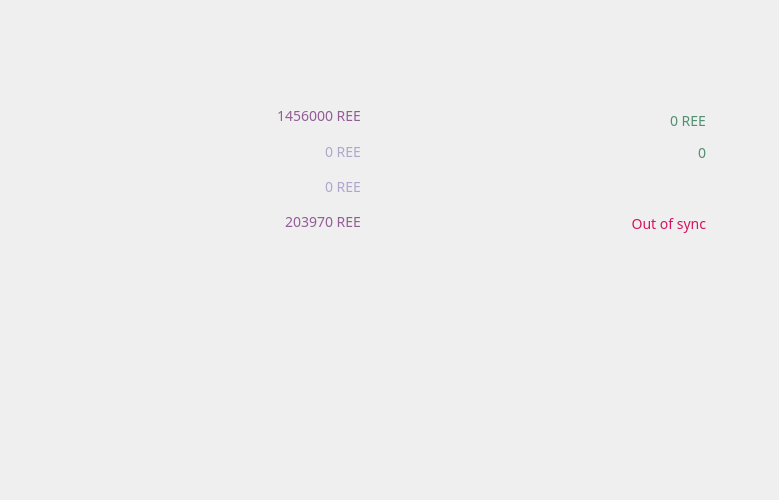
<?xml version="1.0" encoding="UTF-8"?>
<ui version="4.0">
 <class>OverviewPage</class>
 <widget class="QWidget" name="OverviewPage">
  <property name="geometry">
   <rect>
    <x>0</x>
    <y>0</y>
    <width>779</width>
    <height>518</height>
   </rect>
  </property>
  <property name="sizePolicy">
   <sizepolicy hsizetype="Minimum" vsizetype="Preferred">
    <horstretch>0</horstretch>
    <verstretch>0</verstretch>
   </sizepolicy>
  </property>
  <property name="maximumSize">
   <size>
    <width>800</width>
    <height>16777215</height>
   </size>
  </property>
  <property name="font">
   <font>
    <family>Proxima Nova Rg</family>
   </font>
  </property>
  <property name="focusPolicy">
   <enum>Qt::StrongFocus</enum>
  </property>
  <property name="windowTitle">
   <string>Form</string>
  </property>
  <property name="styleSheet">
   <string notr="true">color:#505050;font-family:Proxima Nova Rg;</string>
  </property>
  <layout class="QGridLayout" name="gridLayout_2">
   <property name="sizeConstraint">
    <enum>QLayout::SetFixedSize</enum>
   </property>
   <property name="leftMargin">
    <number>11</number>
   </property>
   <property name="horizontalSpacing">
    <number>0</number>
   </property>
   <item row="3" column="1" colspan="2">
    <widget class="QLabel" name="label_5">
     <property name="font">
      <font>
       <family>Proxima Nova Rg</family>
      </font>
     </property>
     <property name="text">
      <string>&lt;html&gt;&lt;head/&gt;&lt;body&gt;&lt;p align=&quot;center&quot;&gt;&lt;img src=&quot;:/icons/dash&quot;/&gt;&lt;/p&gt;&lt;/body&gt;&lt;/html&gt;</string>
     </property>
    </widget>
   </item>
   <item row="6" column="1">
    <layout class="QVBoxLayout" name="verticalLayout_2">
     <property name="spacing">
      <number>1</number>
     </property>
     <item>
      <widget class="QFrame" name="frame">
       <property name="sizePolicy">
        <sizepolicy hsizetype="Fixed" vsizetype="Preferred">
         <horstretch>0</horstretch>
         <verstretch>0</verstretch>
        </sizepolicy>
       </property>
       <property name="minimumSize">
        <size>
         <width>331</width>
         <height>188</height>
        </size>
       </property>
       <property name="maximumSize">
        <size>
         <width>331</width>
         <height>188</height>
        </size>
       </property>
       <property name="styleSheet">
        <string notr="true">background-image:url(:/icons/res/icons/balance.png);font-size:14px</string>
       </property>
       <layout class="QVBoxLayout" name="verticalLayout_4">
        <property name="spacing">
         <number>0</number>
        </property>
        <item>
         <widget class="QFrame" name="frame_3">
          <property name="styleSheet">
           <string notr="true">background:transparent;color:#afa6cd;</string>
          </property>
          <widget class="QWidget" name="gridLayoutWidget">
           <property name="geometry">
            <rect>
             <x>120</x>
             <y>30</y>
             <width>181</width>
             <height>141</height>
            </rect>
           </property>
           <layout class="QGridLayout" name="ohno">
            <property name="verticalSpacing">
             <number>0</number>
            </property>
            <item row="2" column="0">
             <widget class="QLabel" name="labelImmature">
              <property name="toolTip">
               <string>Mined balance that has not yet matured</string>
              </property>
              <property name="text">
               <string notr="true">&lt;html&gt;&lt;head/&gt;&lt;body&gt;&lt;p align=&quot;right&quot;&gt;0 REE&lt;/p&gt;&lt;/body&gt;&lt;/html&gt;</string>
              </property>
              <property name="alignment">
               <set>Qt::AlignRight|Qt::AlignTrailing|Qt::AlignVCenter</set>
              </property>
              <property name="textInteractionFlags">
               <set>Qt::LinksAccessibleByMouse|Qt::TextSelectableByKeyboard|Qt::TextSelectableByMouse</set>
              </property>
             </widget>
            </item>
            <item row="0" column="0">
             <widget class="QLabel" name="labelBalance">
              <property name="font">
               <font>
                <family>Proxima Nova Rg</family>
                <pointsize>-1</pointsize>
               </font>
              </property>
              <property name="cursor">
               <cursorShape>IBeamCursor</cursorShape>
              </property>
              <property name="toolTip">
               <string>Your current balance</string>
              </property>
              <property name="layoutDirection">
               <enum>Qt::LeftToRight</enum>
              </property>
              <property name="styleSheet">
               <string notr="true">color:#925c97;</string>
              </property>
              <property name="text">
               <string notr="true">&lt;html&gt;&lt;head/&gt;&lt;body&gt;&lt;p&gt;1456000 REE&lt;/p&gt;&lt;/body&gt;&lt;/html&gt;</string>
              </property>
              <property name="alignment">
               <set>Qt::AlignRight|Qt::AlignTrailing|Qt::AlignVCenter</set>
              </property>
              <property name="textInteractionFlags">
               <set>Qt::LinksAccessibleByMouse|Qt::TextSelectableByKeyboard|Qt::TextSelectableByMouse</set>
              </property>
             </widget>
            </item>
            <item row="4" column="0">
             <widget class="QLabel" name="labelTotal">
              <property name="toolTip">
               <string>Total number of transactions in wallet</string>
              </property>
              <property name="styleSheet">
               <string notr="true">color:#925c97;</string>
              </property>
              <property name="text">
               <string notr="true">&lt;html&gt;&lt;head/&gt;&lt;body&gt;&lt;p align=&quot;right&quot;&gt;203970 REE&lt;/p&gt;&lt;/body&gt;&lt;/html&gt;</string>
              </property>
              <property name="alignment">
               <set>Qt::AlignRight|Qt::AlignTrailing|Qt::AlignVCenter</set>
              </property>
             </widget>
            </item>
            <item row="1" column="0">
             <widget class="QLabel" name="labelStake">
              <property name="cursor">
               <cursorShape>IBeamCursor</cursorShape>
              </property>
              <property name="toolTip">
               <string>Total of coins that was staked, and do not yet count toward the current balance</string>
              </property>
              <property name="text">
               <string notr="true">&lt;html&gt;&lt;head/&gt;&lt;body&gt;&lt;p align=&quot;right&quot;&gt;0 REE&lt;/p&gt;&lt;/body&gt;&lt;/html&gt;</string>
              </property>
              <property name="alignment">
               <set>Qt::AlignRight|Qt::AlignTrailing|Qt::AlignVCenter</set>
              </property>
              <property name="textInteractionFlags">
               <set>Qt::LinksAccessibleByMouse|Qt::TextSelectableByKeyboard|Qt::TextSelectableByMouse</set>
              </property>
             </widget>
            </item>
           </layout>
          </widget>
         </widget>
        </item>
       </layout>
      </widget>
     </item>
    </layout>
   </item>
   <item row="6" column="2">
    <layout class="QVBoxLayout" name="verticalLayout_3">
     <property name="spacing">
      <number>7</number>
     </property>
     <item>
      <widget class="QFrame" name="frame_2">
       <property name="sizePolicy">
        <sizepolicy hsizetype="Fixed" vsizetype="Preferred">
         <horstretch>0</horstretch>
         <verstretch>0</verstretch>
        </sizepolicy>
       </property>
       <property name="minimumSize">
        <size>
         <width>332</width>
         <height>188</height>
        </size>
       </property>
       <property name="maximumSize">
        <size>
         <width>332</width>
         <height>188</height>
        </size>
       </property>
       <property name="layoutDirection">
        <enum>Qt::RightToLeft</enum>
       </property>
       <property name="styleSheet">
        <string notr="true">background-image:url(:/icons/res/icons/detail.png);</string>
       </property>
       <layout class="QVBoxLayout" name="verticalLayout">
        <property name="spacing">
         <number>0</number>
        </property>
        <item>
         <widget class="QFrame" name="frame_5">
          <property name="styleSheet">
           <string notr="true">background:transparent;color:#508f6f;font-size:14px</string>
          </property>
          <widget class="QWidget" name="gridLayoutWidget_2">
           <property name="geometry">
            <rect>
             <x>150</x>
             <y>30</y>
             <width>151</width>
             <height>141</height>
            </rect>
           </property>
           <layout class="QGridLayout" name="ohno_4">
            <property name="topMargin">
             <number>6</number>
            </property>
            <property name="horizontalSpacing">
             <number>8</number>
            </property>
            <property name="verticalSpacing">
             <number>0</number>
            </property>
            <item row="2" column="0">
             <widget class="QLabel" name="labelActive">
              <property name="cursor">
               <cursorShape>IBeamCursor</cursorShape>
              </property>
              <property name="toolTip">
               <string>Total of transactions that have yet to be confirmed, and do not yet count toward the current balance</string>
              </property>
              <property name="text">
               <string notr="true">&lt;html&gt;&lt;head/&gt;&lt;body&gt;&lt;p align=&quot;right&quot;&gt;&lt;br/&gt;&lt;/p&gt;&lt;/body&gt;&lt;/html&gt;</string>
              </property>
              <property name="alignment">
               <set>Qt::AlignRight|Qt::AlignTrailing|Qt::AlignVCenter</set>
              </property>
              <property name="textInteractionFlags">
               <set>Qt::LinksAccessibleByMouse|Qt::TextSelectableByKeyboard|Qt::TextSelectableByMouse</set>
              </property>
             </widget>
            </item>
            <item row="3" column="0">
             <widget class="QLabel" name="labelWalletStatus">
              <property name="toolTip">
               <string>The displayed information may be out of date. Your wallet automatically synchronizes with the Reecoin network after a connection is established, but this process has not completed yet.</string>
              </property>
              <property name="styleSheet">
               <string notr="true">QLabel { color: red;} </string>
              </property>
              <property name="text">
               <string notr="true">&lt;html&gt;&lt;head/&gt;&lt;body&gt;&lt;p align=&quot;right&quot;&gt;&lt;span style=&quot; color:#d31360;&quot;&gt;Out of sync&lt;/span&gt;&lt;/p&gt;&lt;/body&gt;&lt;/html&gt;</string>
              </property>
              <property name="alignment">
               <set>Qt::AlignRight|Qt::AlignTrailing|Qt::AlignVCenter</set>
              </property>
             </widget>
            </item>
            <item row="0" column="0">
             <widget class="QLabel" name="labelUnconfirmed">
              <property name="cursor">
               <cursorShape>IBeamCursor</cursorShape>
              </property>
              <property name="toolTip">
               <string>Total of transactions that have yet to be confirmed, and do not yet count toward the current balance</string>
              </property>
              <property name="text">
               <string notr="true">&lt;html&gt;&lt;head/&gt;&lt;body&gt;&lt;p align=&quot;right&quot;&gt;0 REE&lt;/p&gt;&lt;/body&gt;&lt;/html&gt;</string>
              </property>
              <property name="alignment">
               <set>Qt::AlignRight|Qt::AlignTrailing|Qt::AlignVCenter</set>
              </property>
              <property name="textInteractionFlags">
               <set>Qt::LinksAccessibleByMouse|Qt::TextSelectableByKeyboard|Qt::TextSelectableByMouse</set>
              </property>
             </widget>
            </item>
            <item row="1" column="0">
             <widget class="QLabel" name="labelNumTransactions">
              <property name="toolTip">
               <string>Total number of transactions in wallet</string>
              </property>
              <property name="text">
               <string notr="true">&lt;html&gt;&lt;head/&gt;&lt;body&gt;&lt;p align=&quot;right&quot;&gt;&lt;span&gt;0&lt;/span&gt;&lt;/p&gt;&lt;/body&gt;&lt;/html&gt;</string>
              </property>
              <property name="alignment">
               <set>Qt::AlignRight|Qt::AlignTrailing|Qt::AlignVCenter</set>
              </property>
             </widget>
            </item>
           </layout>
          </widget>
         </widget>
        </item>
       </layout>
      </widget>
     </item>
    </layout>
   </item>
   <item row="6" column="3" rowspan="2">
    <spacer name="horizontalSpacer">
     <property name="orientation">
      <enum>Qt::Horizontal</enum>
     </property>
     <property name="sizeHint" stdset="0">
      <size>
       <width>40</width>
       <height>20</height>
      </size>
     </property>
    </spacer>
   </item>
   <item row="2" column="0" colspan="4">
    <spacer name="verticalSpacer">
     <property name="orientation">
      <enum>Qt::Vertical</enum>
     </property>
     <property name="sizeType">
      <enum>QSizePolicy::Fixed</enum>
     </property>
     <property name="sizeHint" stdset="0">
      <size>
       <width>20</width>
       <height>10</height>
      </size>
     </property>
    </spacer>
   </item>
   <item row="4" column="1" colspan="2">
    <spacer name="verticalSpacer_2">
     <property name="orientation">
      <enum>Qt::Vertical</enum>
     </property>
     <property name="sizeType">
      <enum>QSizePolicy::Fixed</enum>
     </property>
     <property name="sizeHint" stdset="0">
      <size>
       <width>20</width>
       <height>10</height>
      </size>
     </property>
    </spacer>
   </item>
   <item row="5" column="0" rowspan="3">
    <spacer name="horizontalSpacer_2">
     <property name="orientation">
      <enum>Qt::Horizontal</enum>
     </property>
     <property name="sizeHint" stdset="0">
      <size>
       <width>40</width>
       <height>20</height>
      </size>
     </property>
    </spacer>
   </item>
   <item row="7" column="1" colspan="2">
    <widget class="QFrame" name="frame">
     <property name="minimumSize">
      <size>
       <width>677</width>
       <height>235</height>
      </size>
     </property>
     <property name="maximumSize">
      <size>
       <width>677</width>
       <height>235</height>
      </size>
     </property>
     <property name="styleSheet">
      <string notr="true">QFrame { font-size:13px;padding:5px;background-image:url(:/icons/res/icons/recent.png);padding-top:20px; }</string>
     </property>
     <layout class="QVBoxLayout" name="verticalLayout_6">
      <property name="spacing">
       <number>0</number>
      </property>
      <property name="sizeConstraint">
       <enum>QLayout::SetNoConstraint</enum>
      </property>
      <property name="leftMargin">
       <number>0</number>
      </property>
      <property name="topMargin">
       <number>0</number>
      </property>
      <property name="rightMargin">
       <number>0</number>
      </property>
      <property name="bottomMargin">
       <number>0</number>
      </property>
      <item>
       <spacer name="verticalSpacer_3">
        <property name="orientation">
         <enum>Qt::Vertical</enum>
        </property>
        <property name="sizeType">
         <enum>QSizePolicy::Fixed</enum>
        </property>
        <property name="sizeHint" stdset="0">
         <size>
          <width>20</width>
          <height>15</height>
         </size>
        </property>
       </spacer>
      </item>
      <item>
       <widget class="QListView" name="listTransactions">
        <property name="sizePolicy">
         <sizepolicy hsizetype="Fixed" vsizetype="Fixed">
          <horstretch>0</horstretch>
          <verstretch>0</verstretch>
         </sizepolicy>
        </property>
        <property name="minimumSize">
         <size>
          <width>664</width>
          <height>180</height>
         </size>
        </property>
        <property name="maximumSize">
         <size>
          <width>664</width>
          <height>200</height>
         </size>
        </property>
        <property name="styleSheet">
         <string notr="true">background:transparent;color:#a0a7b6;</string>
        </property>
        <property name="frameShape">
         <enum>QFrame::NoFrame</enum>
        </property>
        <property name="verticalScrollBarPolicy">
         <enum>Qt::ScrollBarAlwaysOff</enum>
        </property>
        <property name="horizontalScrollBarPolicy">
         <enum>Qt::ScrollBarAlwaysOff</enum>
        </property>
        <property name="selectionMode">
         <enum>QAbstractItemView::NoSelection</enum>
        </property>
       </widget>
      </item>
     </layout>
    </widget>
   </item>
  </layout>
 </widget>
 <resources/>
 <connections/>
</ui>
